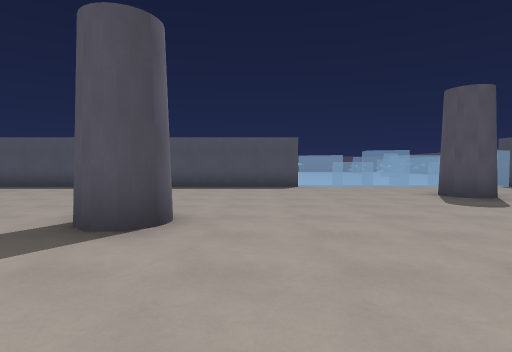
View 1 (above)

23 first-person views from a walk through a Godot game level. The camera is 1.3 m above the floor, tilts 2° down and sees 80° across. The floor is counted in squares, 2 m on a side. Each view is taken from the middle of a square. On the plan, view 1 faces up. The plan holds only what a view shows up to about 10 squares ahead; the rest is blank. The place goes on beyond the plan.

View 2
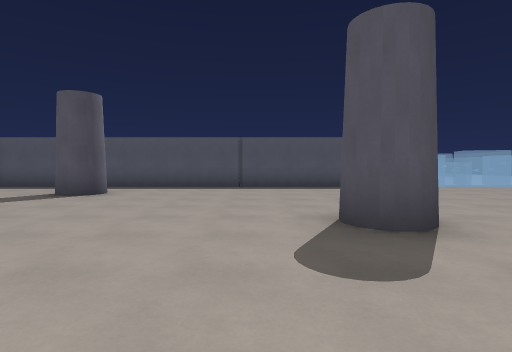

View 3
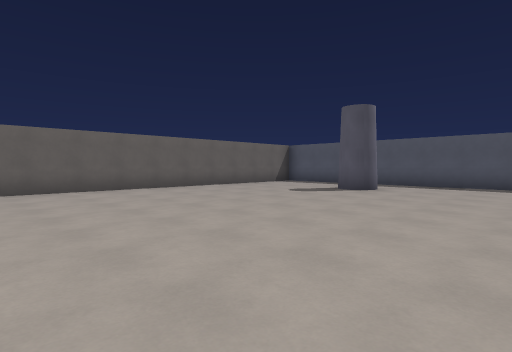

View 4
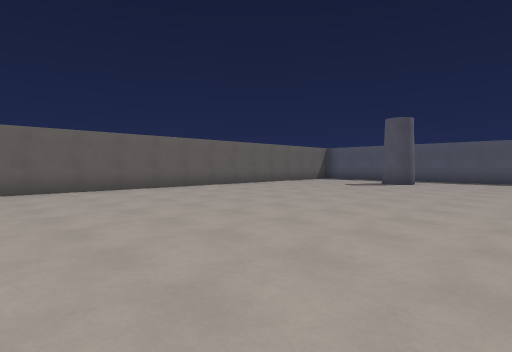

View 5
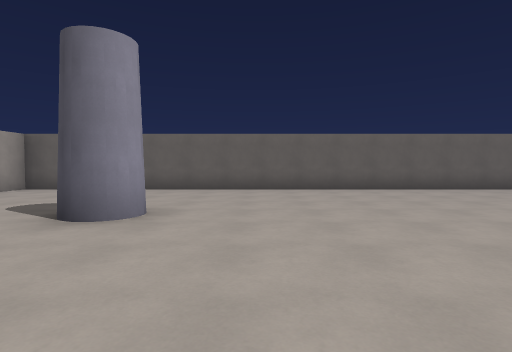

View 6
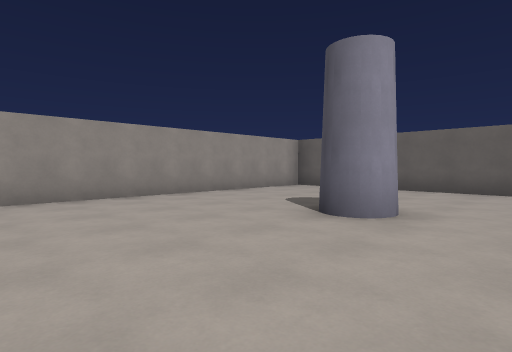

View 7
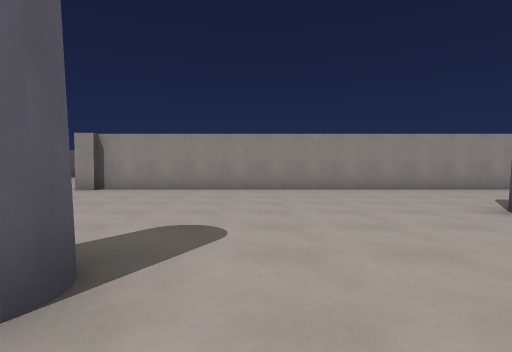

View 8
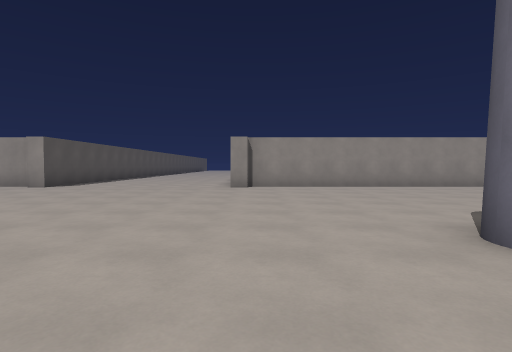

View 9
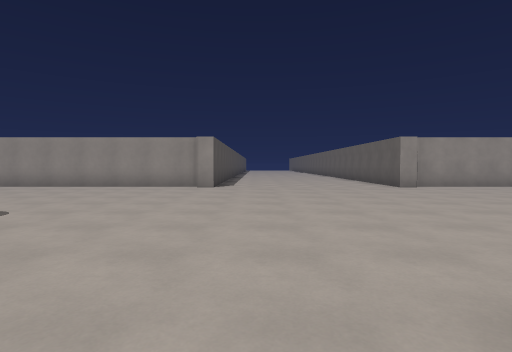

View 10
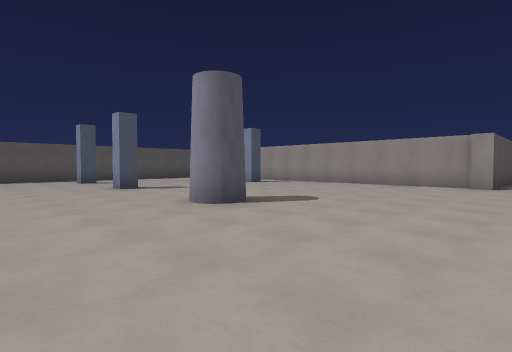

View 11
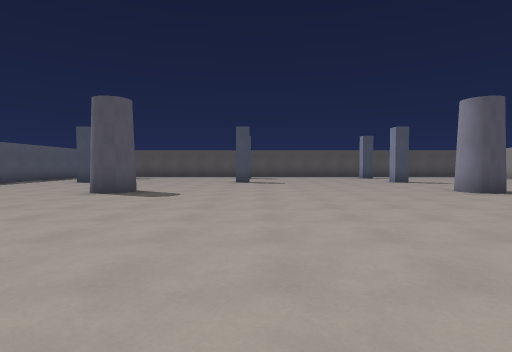

View 12
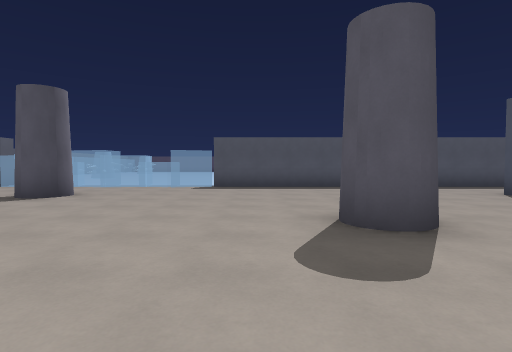

View 13
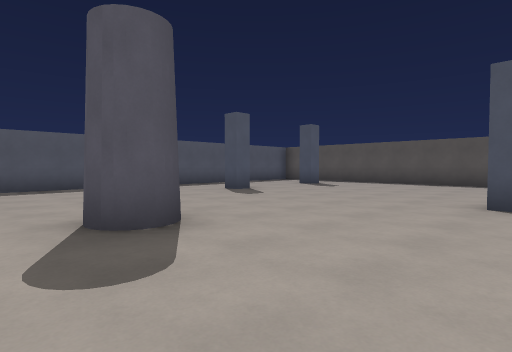

View 14
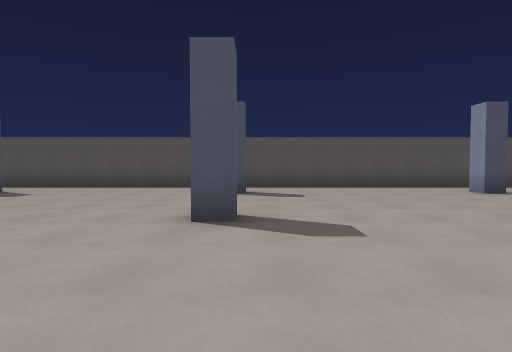

View 15
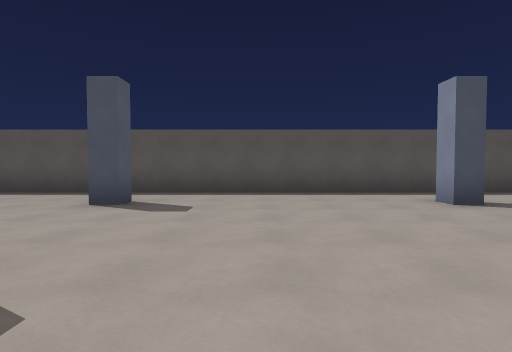

View 16
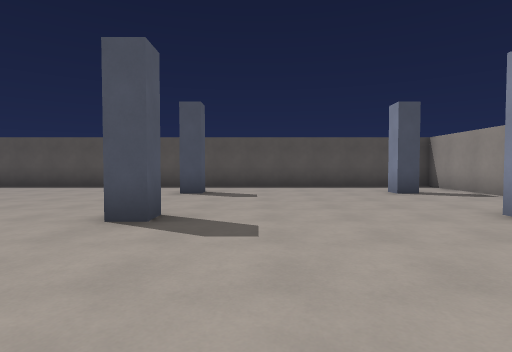

View 17
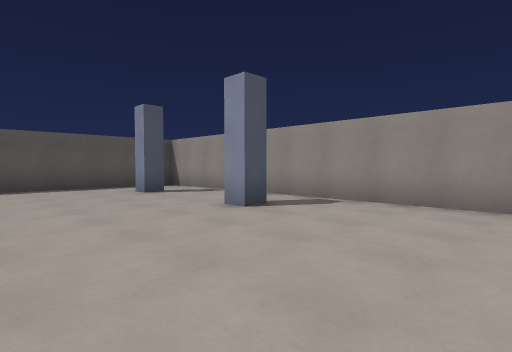

View 18
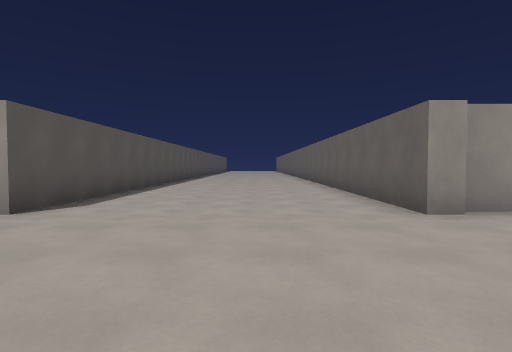

View 19
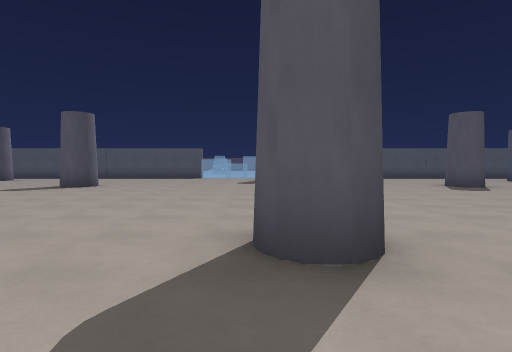

View 20
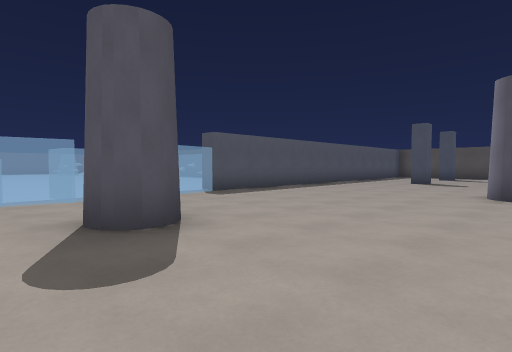

View 21
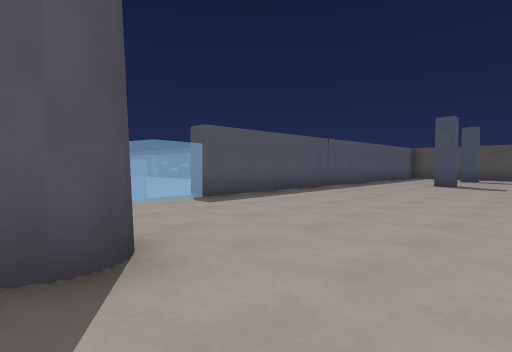

View 22
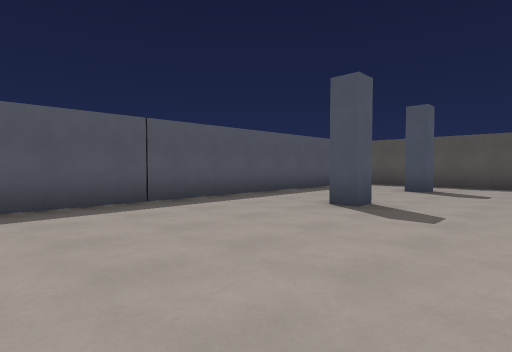

View 23
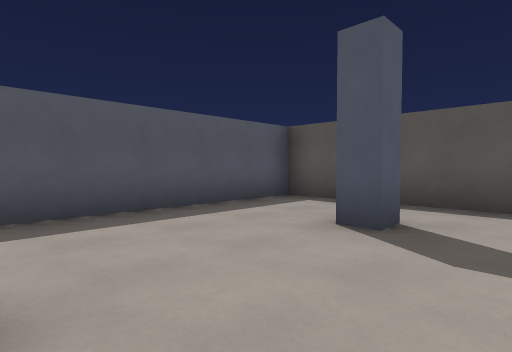

### Floor plan
Points are (right, up) in squares from view 1. A wall is a line through its corners. A room is listed if a view was taken in it or the views show most of it. See-through windows are left out.
Room 1 (views 1, 2, 3, 4, 5, 6, 7, 8, 9, 10, 11, 12, 13, 14, 15, 16, 17, 18, 19, 20, 21, 22, 23)
walls: (1.1, -12) (1.7, -12) (1.7, -17.5); (14.5, 0.1) (14.5, 0.8); (7.8, -12.3) (15.9, -12.3); (15, -5.8) (14.5, -5.8) (14.5, -5.3) (15, -5.3); (1.3, 9.8) (1.3, 9.2) (-10.9, 9.2); (14.5, -10.8) (14.5, -10.3) (15, -10.3); (15.1, 6.2) (14.5, 6.2) (14.5, 6.8); (18.5, 0.2) (18, 0.2) (18, 0.8); (18.5, -5.8) (18, -5.8) (18, -5.3) (18.5, -5.3); (7.2, -17.5) (7.2, -12) (7.8, -12); (18, -10.9) (18, -10.3) (18.5, -10.3); (-11.2, 5) (-11.2, -9.1); (18.6, 6.2) (18, 6.2) (18, 6.8); (17.4, -12.3) (20.3, -12.3) (20.3, 9.2) (7.7, 9.2) (7.7, 9.8); (-11.2, -11.2) (-11.2, -12.3) (1.2, -12.3)
objects: column (-7, -8); column (-7, 7); column (-2, -6) to (-1, -5); column (-2, 3) to (-1, 4); column (4, -4) to (5, -3); column (4, 6) to (5, 7); column (10, -6) to (11, -5); column (10, 3) to (11, 4)

Where each view was taken, in squares from view 1:
view 1: 0 up, 0 right, facing up
view 2: 0 up, 3 left, facing up
view 3: 1 down, 3 left, facing up-left
view 4: 4 down, 3 left, facing up-left
view 5: 6 down, 3 left, facing left
view 6: 6 down, 3 left, facing down-left
view 7: 4 down, 3 left, facing down
view 8: 3 down, 1 right, facing down
view 9: 3 down, 6 right, facing down
view 10: 2 down, 6 right, facing down-right
view 11: 0 up, 3 right, facing right
view 12: 0 up, 9 right, facing up
view 13: 0 up, 9 right, facing up-right
view 14: 0 up, 11 right, facing right
view 15: 2 down, 13 right, facing right
view 16: 7 down, 11 right, facing right
view 17: 7 down, 11 right, facing down-right
view 18: 8 down, 4 right, facing down
view 19: 6 down, 4 right, facing up
view 20: 3 up, 3 right, facing up-right
view 21: 4 up, 4 right, facing up-right
view 22: 4 up, 10 right, facing up-right
view 23: 5 up, 15 right, facing up-right
